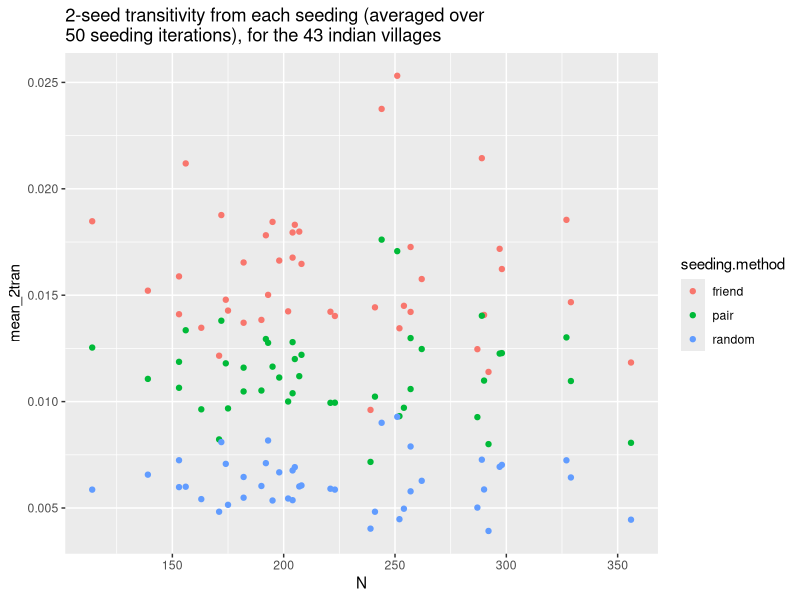

Write the R code that produced this figure.
## ---- chunk 1
library(tidyverse)
raw = read.csv("big_dat_villages.csv")
head(raw)
## ---- chunk 2
dat = raw %>% pivot_longer(starts_with("X2tran"), names_to = 'network', values_to = '2tran', names_prefix = 'X2tran.')

dat = dat %>% group_by(network, seeding.method) %>% summarise(mean_2tran = mean(`2tran`))
dat = dat %>% separate(network, c("network", "N"), sep = "_") %>% 
  mutate(N = as.numeric(N))
dat
## ---- chunk 3
dat %>% ggplot(aes(N, mean_2tran, color = seeding.method)) + geom_point() + ggtitle("2-seed transitivity from each seeding (averaged over\n50 seeding iterations), for the 43 indian villages")
